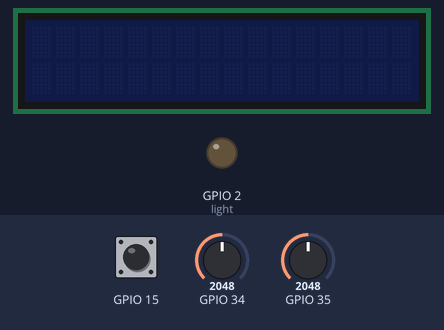
Simulated run of this program. Board: ESP32. Shown: 16×2 character LCD, output pins drawn as LEDs (lit = HIGH). The inputs (shaded band) are chosen by the test bench; at power-on: GPIO 34 = 2048, GPIO 35 = 2048, GPIO 15 HIGH. WiFi joins after 1.5 s; servers stay silent unless stated; what the program prints to the serial monitor is not drawn.

Above: at 7.7 s.
7.8 s: GPIO 34 set to 0
At 8.6 s:
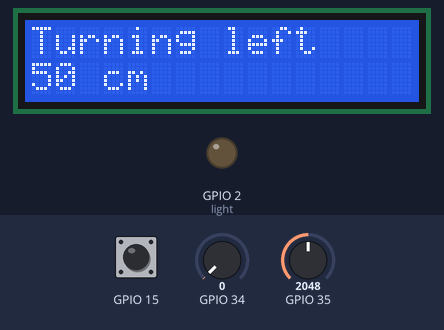
9.3 s: GPIO 35 set to 0
At 11.8 s:
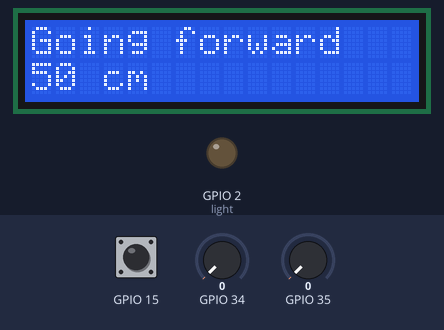
12.3 s: GPIO 34 set to 4095
At 15.1 s:
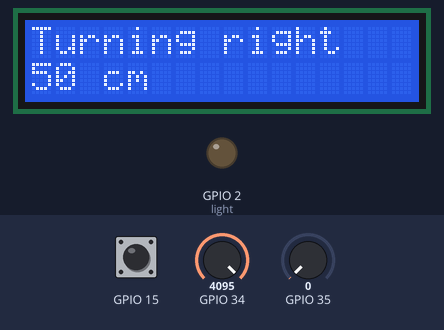
15.3 s: GPIO 35 set to 4095
At 18.1 s:
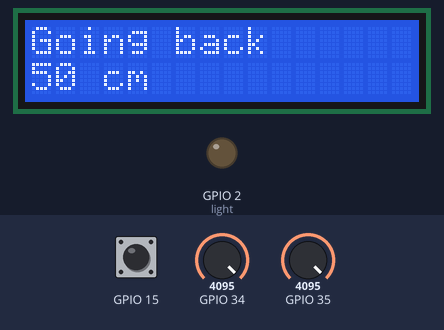
18.3 s: GPIO 15 pulled LOW for 1 s
At 19.6 s:
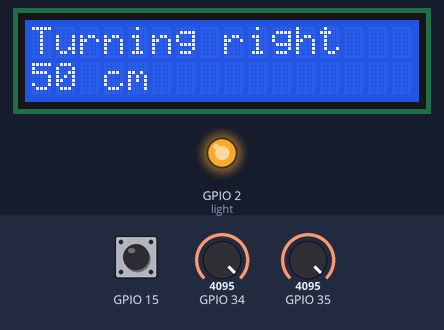
22.3 s: GPIO 35 set to 3603
Timing chart, 0 to 25.3 s (numbered marks = the images above; inputs shaded):
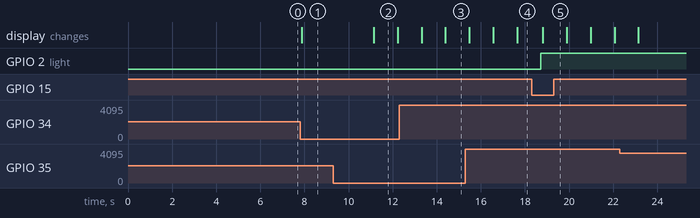

Measured:
- after the input at 7.8 s, the display: changes after 0.09 s (image 1)
- after the input at 9.3 s, the display: changes after 1.8 s (image 2)
- after the input at 12.3 s, the display: first differs from a run without the input after 2.1 s (image 3)
- after the input at 15.3 s, the display: first differs from a run without the input after 2.3 s (image 4)
- after the input at 18.3 s, GPIO 2 (light): LOW → HIGH after 0.42 s
- what the display in image 2 shows lasts 1.1 s, from 11.1 s to 12.2 s

The program:

main.cpp
```cpp
#include <Arduino.h>
#include <string.h>
#include <drone.h>
#include <joystick.h>


String ssid = "TELLO-FE2F50";                               //Creating a string that is the SSID (The drones identity)
String password = "";                                       //Creating the password which is nothing
int JoystickButton = 15;                                    //button in pin 15
int JoystickX = 34;                                         //x in pin 34
int JoystickY = 35;                                         //y in pin 35


Drone drone(ssid, password);                                //Making an instance of our drone class with the ssid and password as param
Joystick joystick(JoystickButton, JoystickX, JoystickY);    //Making an instance of our joystick class with pinnumbers as our param (pins: btn, x, y)

void setup()                                                //Setup function
{
  Serial.begin(9600);                                       //begins the serial connection at 9600 bits per second. The default setting on esp32 is the same
  drone.joystick = &joystick;                               //& means - use this location

  for (size_t i = 0; i < 5; i++)                            //We make sure that the program has started running with a counter in the console
  {
    Serial.println(i);
    delay(1000);
  }

  joystick.addButtonListener(&drone);                       //Running the addButtonListener from the joystick class on the drone
  drone.connect();                                          //Running the connect function from the drone class
  drone.setIp ("192.168.10.1");                             //Running the setIp function from drone class with the drones default ip as param


}

// vigtig detalje


void loop()                                                 //Loop function (runs aprox 60 times per second)
{
  joystick.loop();                                          //Running the loop function from our joystick class
  drone.loop();                                             //Running the loop function from our drone class
}   
```

ButtonListener.cpp
```cpp
#include <ButtonListener.h>

void ButtonListener::ButtonPressed()
{

}
```

ButtonListener.h
```cpp
#ifndef C576B81B_1356_4D2C_BAB0_4FF8896A1719
#define C576B81B_1356_4D2C_BAB0_4FF8896A1719

class ButtonListener
{
    public:
        virtual void ButtonPressed();
};

#endif /* C576B81B_1356_4D2C_BAB0_4FF8896A1719 */
```

Position.cpp
```cpp
#include <Position.h>

Position::Position( int x, int y)
{
    this->x = x;
    this->y = y;
}
Position::Position()
{
    this->x = -1;
    this->y = -1;
}
```

Position.h
```cpp
#ifndef C9CEEF14_1ECE_4FE1_8F3E_6A3CC5F776EF
#define C9CEEF14_1ECE_4FE1_8F3E_6A3CC5F776EF

class Position
{
    public:
        Position();
        Position(int x, int y);
        int x;
        int y;
};

#endif /* C9CEEF14_1ECE_4FE1_8F3E_6A3CC5F776EF */
```

drone.cpp
```cpp
#include <Arduino.h>
#include <drone.h>
#include <joystick.h>
#include <Position.h>
#include <LiquidCrystal_I2C.h>
#include <Wire.h>


Drone::Drone(String ssid, String password)                                     //Constructor for our drone
{
    this->ssid = ssid;
    this->password = password;
}


void Drone::connect()
{

    Serial.println("drone begin");
    //Serial.begin(9600);
    WiFi.mode(WIFI_STA);
    WiFi.begin(this->ssid.c_str(), this->password.c_str());
    if (WiFi.waitForConnectResult() != WL_CONNECTED) {
        Serial.println("WiFi Failed");
        while(1) {
            delay(1000);
        }
    }

    if(udp.listen(udpPort))
    {
        this->myIp = WiFi.localIP().toString();
        Serial.print("UDP Listening on IP: ");
        Serial.println(WiFi.localIP());

        udp.onPacket([this](AsyncUDPPacket packet) -> void
        {
            // make a string from the data
            String s((char*)packet.data());
            s = s.substring(0, packet.length());
            s.trim();
            // send string to method
            this->commandResponse(s);
        });
    }

    this->sendCommand("command");
}

void Drone::sendCommand(String command)
{
    udpSender.beginPacket(this->droneIp.c_str(), udpPort);
    udpSender.printf(command.c_str());
    udpSender.endPacket();
}

void Drone::setIp(String ip)
{
    this->droneIp = ip;
}

void Drone::commandResponse(String response)
{
    Serial.print("got following response: ");
    Serial.println(response.c_str());
    Serial.print("message length: ");
    Serial.println(response.length());
}

void Drone::ButtonPressed()
{
    LiquidCrystal_I2C lcd(0x27,16,2);
    lcd.init();
    lcd.backlight();
    //lcd.clear();
    lcd.setCursor(0,0);
    pinMode(light, OUTPUT);

    if (flying == false)
    {
        this->flying = true;
        Serial.println("takeoff");
        this->sendCommand("takeoff");
        lcd.print("Taking off ");
        digitalWrite(light, HIGH);
    }
    else
    {
        Serial.println("land");
        this->sendCommand("land");
        lcd.print("Landing");
        digitalWrite(light, LOW);
        this->flying = false;
    }
}

void Drone::loop()
{
    LiquidCrystal_I2C lcd(0x27,16,2);


    // Using Position object to retrieve information
    Position joystickPosition = this->joystick->getPosition();


    if (joystickPosition.x == 2047)
    {
        this->sendCommand("right 50");
        Serial.println(joystickPosition.y);
        lcd.init();
        lcd.backlight();
        lcd.clear();
        lcd.setCursor(0,0);
        lcd.print("Turning right");
        lcd.setCursor(0,1);
        lcd.print("50 cm");
        Serial.println("Turning right");
        delay(1000);
    }

    else if (joystickPosition.x == -2048)
    {
        this->sendCommand("left 50");
        Serial.println(joystickPosition.y);
        lcd.init();
        lcd.backlight();
        lcd.clear();
        lcd.setCursor(0,0);
        lcd.print("Turning left");
        lcd.setCursor(0,1);
        lcd.print("50 cm");
        Serial.println("Turning left");
        delay(1000);
    }

    if (joystickPosition.y == 2047)
    {
        this->sendCommand("back 50");
        Serial.println(joystickPosition.y);
        lcd.init();
        lcd.backlight();
        lcd.clear();
        lcd.setCursor(0,0);
        lcd.print("Going back");
        lcd.setCursor(0,1);
        lcd.print("50 cm");
        Serial.println("Turning back");
        delay(1000);
    }

    else if (joystickPosition.y == -2048)
    {
        this->sendCommand("forward 50");
        Serial.println(joystickPosition.y);
        lcd.init();
        lcd.backlight();
        lcd.clear();
        lcd.setCursor(0,0);
        lcd.print("Going forward");
        lcd.setCursor(0,1);
        lcd.print("50 cm");
        Serial.println("Turning forward");
        delay(1000);
    }

}
```

drone.h
```cpp
 #ifndef C8C7268F_7308_4565_BA1F_FDBA5EBBD88F
#define C8C7268F_7308_4565_BA1F_FDBA5EBBD88F

#include <Arduino.h>
#include <string.h>
#include "WiFi.h"
#include "AsyncUDP.h"
#include <ButtonListener.h>
#include <joystick.h>

using namespace std;

class Drone : public ButtonListener
{
    public:
        Drone(String ssid , String password);
        const int light = LED_BUILTIN;
        void connect();
        void sendCommand(String commmand);
        void setIp(String ip);
        bool connected;
        String myIp;
        void ButtonPressed();
        void loop();
        Joystick *joystick;
        bool flying = false;

    private:
        void commandResponse(String response);
        String ssid;
        String password;
        AsyncUDP udp;
        WiFiUDP udpSender;
        const int udpPort = 8889;
        String droneIp = "192.168.10.1";

};

#endif /* C8C7268F_7308_4565_BA1F_FDBA5EBBD88F */
```

joystick.cpp
```cpp
#include <Arduino.h>
#include <joystick.h>

/*
*
*   created by Ebbe Vang, October 2019
*   Remember to reverse v and gnd because of pullup :-)
*
*/

Joystick::Joystick(int pinBtn, int pinX, int pinY)
{

    this->pinBtn = pinBtn;
    this->pinX = pinX;
    this->pinY = pinY;

    pinMode (this->pinBtn, INPUT_PULLUP);
    pinMode (this->pinX, INPUT);
    pinMode (this->pinY, INPUT);
}

void Joystick::addButtonListener(ButtonListener *btnLsn)
{
    this->buttonListener = btnLsn;
    this->listenerIsSet = true;
    Serial.println("done setting listener");
}

void Joystick::loop()
{
    //Serial.println(digitalRead(this->pinBtn));
    // if joystick btn is pressed and not already set as pressed
    if (digitalRead(this->pinBtn) == 0 && this->buttonIsPressed == false)
    {
        this->buttonIsPressed = true;

        if (this->listenerIsSet)
        {
            this->buttonListener->ButtonPressed();
        }
    }
    else if (digitalRead(this->pinBtn) == 1 && this->buttonIsPressed == true)
    {
        this->buttonIsPressed = false;
    }


    this->x = analogRead(this->pinX);
    this->y = analogRead(this->pinY);

    if (x > 2048 + this->deadZone || x < 2048 - this->deadZone)
    {
        this->x = this->x-2048;
    }
    else this->x=0;
    if (y > 2048 + this->deadZone || y < 2048 - this->deadZone)
    {
        this->y = this->y-2048;
    }
    else this->y=0;


}

Position Joystick::getPosition()
{
    this->position = Position(this->x, this->y);
    return this->position;
}

int Joystick::getX()
{
    return this->x;
}
int Joystick::getY()
{
    return this->y;
}
```

joystick.h
```cpp
#ifndef A812D987_C035_417F_B3E8_E665B02237A4
#define A812D987_C035_417F_B3E8_E665B02237A4

#include <Arduino.h>
#include <Position.h>
#include <ButtonListener.h>

class Joystick
{
    public:
        Joystick(int pinBtn, int pinX, int pinY);
        Position getPosition();
        void loop();
        void addButtonListener(ButtonListener *btnLsn);
        int getX();
        int getY();
    private:
        int deadZone = 192;
        Position position;
        int pinBtn;
        int pinX;
        int pinY;
        int y;
        int x;
        bool listenerIsSet = false;
        // TODO: change buttonListener to vector of buttonlisteners?
        ButtonListener *buttonListener;
        bool buttonIsPressed = false;
};

#endif /* A812D987_C035_417F_B3E8_E665B02237A4 */
```

lcd.cpp
```cpp
 /*

  #include <LiquidCrystal_I2C.h>
  #include <Wire.h>

  LiquidCrystal_I2C lcd(0x27,16,2);

  lcd.init();
  lcd.backlight();
  lcd.clear();
  lcd.setCursor(0,0);          // initialize the lcd
  lcd.print("Hello, ARDUINO ");


  */
```
